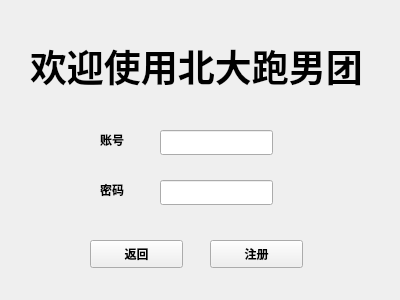
<?xml version="1.0" encoding="UTF-8"?>
<ui version="4.0">
 <class>User_register</class>
 <widget class="QWidget" name="User_register">
  <property name="geometry">
   <rect>
    <x>0</x>
    <y>0</y>
    <width>400</width>
    <height>300</height>
   </rect>
  </property>
  <property name="windowTitle">
   <string>Form</string>
  </property>
  <widget class="QLabel" name="label">
   <property name="geometry">
    <rect>
     <x>100</x>
     <y>130</y>
     <width>69</width>
     <height>19</height>
    </rect>
   </property>
   <property name="font">
    <font>
     <bold>true</bold>
    </font>
   </property>
   <property name="text">
    <string>账号</string>
   </property>
  </widget>
  <widget class="QLabel" name="label_2">
   <property name="geometry">
    <rect>
     <x>100</x>
     <y>180</y>
     <width>69</width>
     <height>19</height>
    </rect>
   </property>
   <property name="font">
    <font>
     <bold>true</bold>
    </font>
   </property>
   <property name="text">
    <string>密码</string>
   </property>
  </widget>
  <widget class="QLineEdit" name="lineEdit">
   <property name="geometry">
    <rect>
     <x>160</x>
     <y>130</y>
     <width>113</width>
     <height>25</height>
    </rect>
   </property>
  </widget>
  <widget class="QLineEdit" name="lineEdit_2">
   <property name="geometry">
    <rect>
     <x>160</x>
     <y>180</y>
     <width>113</width>
     <height>25</height>
    </rect>
   </property>
   <property name="echoMode">
    <enum>QLineEdit::Password</enum>
   </property>
  </widget>
  <widget class="QPushButton" name="pushButton">
   <property name="geometry">
    <rect>
     <x>210</x>
     <y>240</y>
     <width>93</width>
     <height>28</height>
    </rect>
   </property>
   <property name="font">
    <font>
     <bold>true</bold>
    </font>
   </property>
   <property name="text">
    <string>注册</string>
   </property>
  </widget>
  <widget class="QPushButton" name="pushButton_2">
   <property name="geometry">
    <rect>
     <x>90</x>
     <y>240</y>
     <width>93</width>
     <height>28</height>
    </rect>
   </property>
   <property name="font">
    <font>
     <bold>true</bold>
    </font>
   </property>
   <property name="text">
    <string>返回</string>
   </property>
  </widget>
  <widget class="QLabel" name="label_3">
   <property name="geometry">
    <rect>
     <x>30</x>
     <y>20</y>
     <width>351</width>
     <height>91</height>
    </rect>
   </property>
   <property name="font">
    <font>
     <family>Microsoft YaHei UI</family>
     <pointsize>28</pointsize>
     <bold>true</bold>
    </font>
   </property>
   <property name="text">
    <string>欢迎使用北大跑男团</string>
   </property>
  </widget>
  <widget class="QLabel" name="label_4">
   <property name="geometry">
    <rect>
     <x>120</x>
     <y>220</y>
     <width>171</width>
     <height>19</height>
    </rect>
   </property>
   <property name="text">
    <string/>
   </property>
  </widget>
 </widget>
 <resources/>
 <connections/>
</ui>
